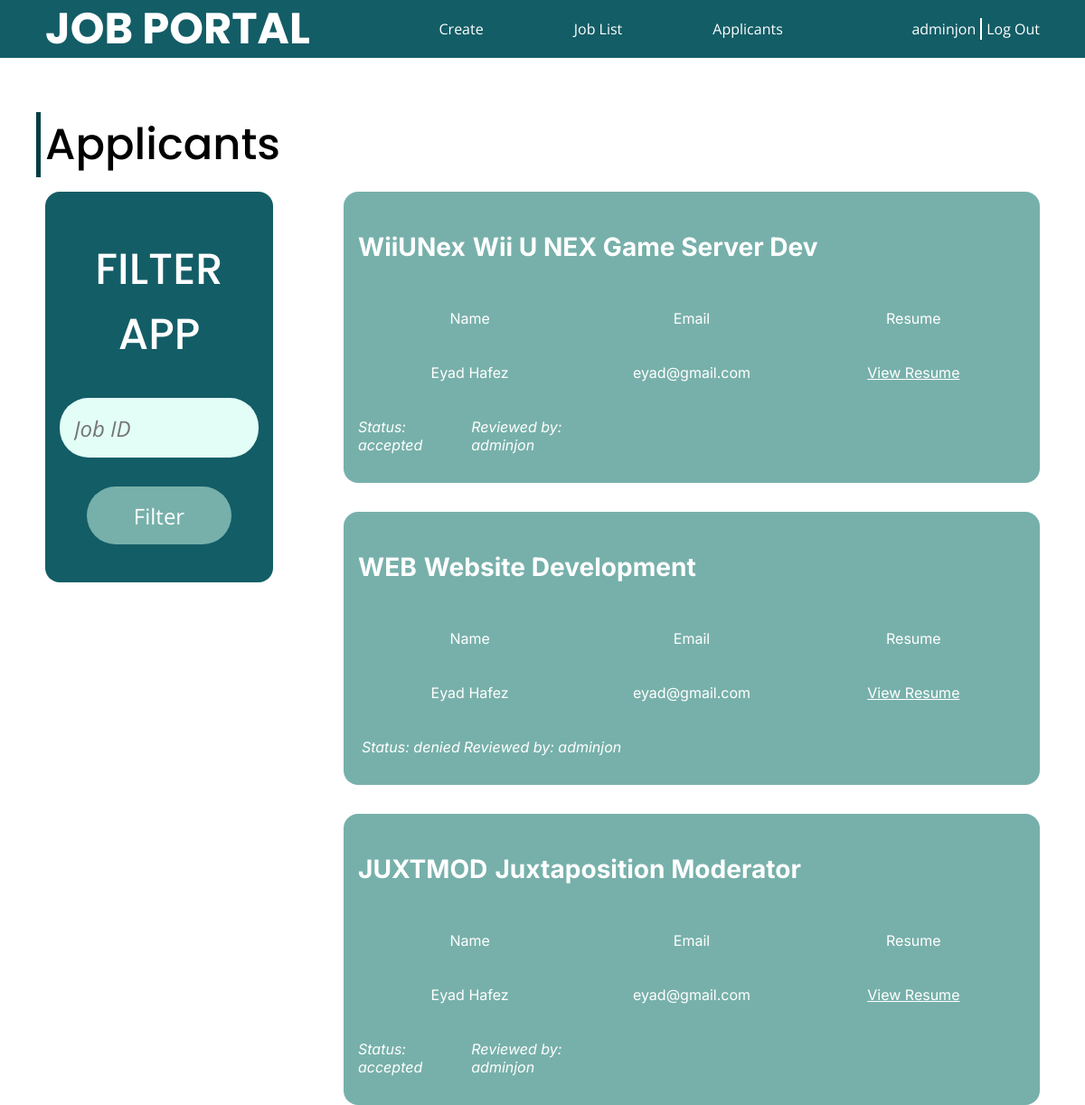
Before: /jobs/applicants/ (signed in) with the older database file.
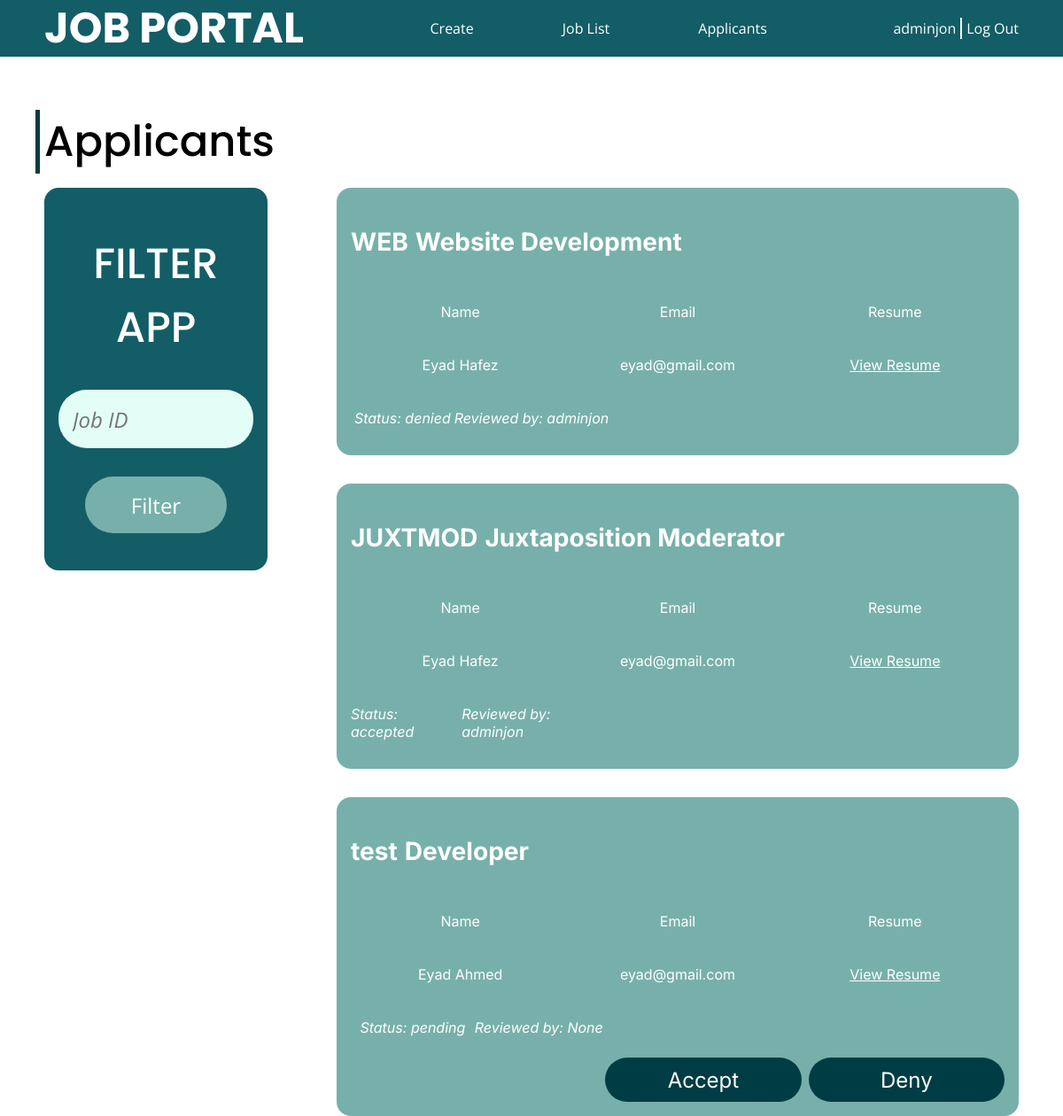
After: the same page with the newer database file.
### accounts/models.py (models this page shows)
class Account(AbstractUser):
    ACCOUNT_TYPES = (
        (0, 'user'),
        (1, 'coadmin'),
    )
    username = models.CharField(max_length=255, primary_key=True, help_text='Username has to be at minimum 8 characters.')
    password = models.CharField(max_length=255)
    account_type = models.IntegerField(choices=ACCOUNT_TYPES, default=0)
    email = models.EmailField()
    company = models.CharField(max_length=255, null=True, default=None, blank=True)

### jobs/models.py (models this page shows)
class Applicant(models.Model):
    username = models.CharField(max_length=255)
    job = models.ForeignKey(Job, on_delete=models.CASCADE, related_name='job_applicant')
    time = models.DateTimeField(auto_now_add=True)
    fullname = models.CharField(max_length=255)
    email = models.EmailField()
    admin = models.CharField(max_length=255, null=True, default=None)
    status = models.CharField(max_length=20 ,default='pending')
    resume = models.FileField(upload_to=generate_unique_filename)
    class Meta:
        unique_together = ('username', 'job', 'time')

class Job(models.Model):
    id = models.CharField(max_length=10, primary_key=True)
    name = models.CharField(max_length=255)
    status = models.BooleanField(default=False)
    xp = models.PositiveIntegerField(default=0)
    des = models.TextField()
    salary = models.PositiveIntegerField(default=0)
    admin = models.CharField(max_length=255)
    company = models.CharField(max_length=255)

### jobs/views.py (the view, shortened to what this page needs)
# urls.py: path('jobs/applicants/', views.applicantsall, name='applicants'),
@login_required(login_url='/login/')
@csrf_exempt
def applicantsall(request):
    user = request.user
    if not isadmin(user.account_type):
        template = loader.get_template('401.html')
        return HttpResponse(template.render(), status=401)
    if request.method == 'GET':
        company = user.company
        ids = Job.objects.filter(company=company).values()
        applicants = []
        for id in ids:
            jid = id['id']
            name = id['name']
            jobapps = Applicant.objects.filter(job=jid).order_by('-time')
            for x in jobapps:
                x.name = name
            applicants += jobapps
        prameters = {
            'applicants': applicants,
            'username': user.username,
        }
        template = loader.get_template('applicants.html')
        return HttpResponse(template.render(prameters, request))

### jobs/views.py (called while the page is built)
def isadmin(type):
    return type

### jobs/templates/applicants.html (shortened to what this page needs)
<!DOCTYPE html>
<html lang="en">
<head>
    {% load static %}
    <link rel="stylesheet" href="{% static 'css/root.css' %}" />
    <link rel="stylesheet" href="{% static 'css/admin/applicants.css' %}">
</head>
<body>
    <nav>
        <h2>JOB PORTAL</h2>
        <ul class="quick-links">
            <li><a href="/jobs/add/">Create</a></li>
            <li><a href="/joblist/">Job List</a></li>
            <li><a href="/jobs/applicants">Applicants</a></li>
        </ul>
        <div class="user">
            <a href="/home/" id="username">{{username}}</a>
            <div class="split"></div>
            <a href="/logout/" id='logout'>Log Out</a>
        </div>
    </nav>
    <div class="container">
        <h2>Applicants</h2>
        <div class="inner-container">
            <div class="filter">
                <h3>FILTER APP</h3>
                <form id="filterForm">
                    <input type="text" id="jobid" placeholder="Job ID" name='jobid' value="{{job.id}}"/>
                    <input type="submit" value="Filter" id="filter" />
                </form>
            </div>
            <div class="applicants" id="applicants">
                {% for x in applicants %}
                    <div class="job" id="applicant-{{x.id}}">
                        <div class="job-info">
                            <h3 class="id">{{x.job_id}}</h3>
                            <h3 class="name">{{x.job.name}}</h3>
                        </div>
                        <div class="app-info">
                            <p class="name">Name</p>
                            <p class="email">Email</p>
                            <p class="resume">Resume</p>
                        </div>
                        <div class="app-value">
                            <p class="name">{{x.fullname}}</p>
                            <p class="email">{{x.email}}</p>
                            <a class="resume" href="{{x.resume.url}}" target="_blank">View Resume</a>
                        </div>
                        <div class="status">
                            <p class="type">Status: {{x.status}}</p>
                            <p class="admin">Reviewed by: {{x.admin}}</p>
                        </div>
                        {%if x.status == 'pending'%}
                            <div class="buttons">
                                <button class="accept" onclick="acceptApplicant('{{x.id}}')">Accept</button>
                                <button class="deny" onclick="denyApplicant('{{x.id}}')">Deny</button>
                            </div>
                        {%endif%}
                    </div>
                {%endfor%}
            </div>
        </div>
    </div>
</body>
</html>

### static/css/root.css (style rules this page uses)
:root { --main-color-dark: #003C43; --main-color-normal: #135d66; --main-color-light: #77b0aa; --main-color-vlight: #e3fef7; --main-color-alpha: #00000088; --border-radius-s: 8px; --border-radius-m: 12px; --border-radius-l: 16px; --border-radius-f: 2rem; --font-poppins: 'Poppins'; --font-inter: 'Inter'; --font-roboto: 'Roboto'; --font-open-sans: 'Open Sans'; --text-color-b: #000; --text-color-w: #fff; --text-color-g: #888; }
body { margin: 0; }
nav { position: fixed; display: flex; justify-content: space-between; top: 0; left: 0; right: 0; height: 64px; padding-inline: 50px; background-color: var(--main-color-normal); color: var(--text-color-w); z-index: 999; }
nav h2 { font-family: var(--font-poppins); font-weight: bold; margin: 0; padding: 0; height: 100%; font-size: 48px; display: flex; align-items: center; justify-content: center; }
nav .user { display: flex; gap: 5px; font-family: var(--font-open-sans); height: 100%; align-items: center; }
nav .user .split { background-color: var(--text-color-w); width: 2px; height: 24px; }
nav .quick-links { padding: 0; display: flex; gap: 100px; justify-content: center; align-items: center; }
nav .quick-links li { list-style: none; font-family: var(--font-open-sans); }
nav .quick-links li a { position: relative; }
nav .quick-links li a::after { content: ''; position: absolute; width: 0%; height: 1px; bottom: -5px; left: 0; background-color: var(--text-color-w); transition: all 250ms ease-in-out; }
a, button { color: inherit; font-family: inherit; text-decoration: none; }

### static/css/admin/applicants.css (style rules this page uses)
.container { margin-top: calc(64px + 60px); padding-inline: 50px; }
.container h2 { font-size: 48px; font-family: var(--font-poppins); font-weight: 500; margin-block: 16px; position: relative; }
.container h2::before { content: ''; width: 5px; height: 100%; position: absolute; left: -10px; top: 0; background-color: var(--main-color-dark); }
.container .inner-container { display: flex; justify-content: space-between; width: 100%; }
.container .inner-container .filter { background-color: var(--main-color-normal); width: 20%; padding: 16px; border-radius: var(--border-radius-l); display: flex; flex-direction: column; justify-content: space-evenly; color: var(--text-color-w); height: 50vh; }
.container .inner-container .filter h3 { font-size: 48px; font-weight: 500; font-family: var(--font-poppins); margin-block: 8px; width: 100%; text-align: center; }
.container .inner-container .filter input { height: 64px; width: calc(100% - 32px); display: block; background-color: var(--main-color-vlight); border: 0; border-radius: var(--border-radius-f); padding-inline: 16px; margin-bottom: 32px; font-size: 24px; font-family: var(--font-open-sans); font-style: normal; }
.container .inner-container .filter #filter { width: calc(100% - 60px); margin: auto; color: var(--text-color-w); background-color: var(--main-color-light); transition: all 250ms ease-in-out; }
.container .inner-container .applicants { display: flex; flex-direction: column; justify-content: flex-start; gap: 32px; width: 70%; }
.container .inner-container .applicants .job { display: flex; flex-direction: column; justify-content: space-evenly; color: var(--text-color-w); background-color: var(--main-color-light); border-radius: var(--border-radius-l); padding: 16px; font-family: var(--font-inter); gap: 8px; }
.container .inner-container .applicants .job .job-info { display: flex; justify-content: flex-start; gap: 8px; font-weight: 500; font-size: 24px; }
.container .inner-container .applicants .job .app-info, .container .inner-container .applicants .job .app-value { display: flex; justify-content: space-evenly; align-items: baseline; }
.container .inner-container .applicants .job .app-info p, .container .inner-container .applicants .job .app-value p, .container .inner-container .applicants .job .app-value a { width: 33%; text-align: center; }
.container .inner-container .applicants .job .app-value a { text-decoration: underline; }
.container .inner-container .applicants .job .status { display: flex; width: 40%; font-style: italic; justify-content: space-evenly; }
.container .inner-container .applicants .job .buttons { display: flex; gap: 8px; justify-content: flex-end; }
.container .inner-container .applicants .job .buttons button { width: 30%; background-color: var(--main-color-dark); border: 0; border-radius: var(--border-radius-f); height: 50px; font-size: 24px; transition: all 250ms ease-in-out; }

Changed rows visible on the page:
removed Applicant: job_id "WiiUNex", job.name "Wii U NEX Game Server Dev", fullname "Eyad Hafez", email "eyad@gmail.com", status "accepted", admin "adminjon"
added Applicant: job_id "test", job.name "Developer", fullname "Eyad Ahmed", email "eyad@gmail.com", status "pending", admin "None"
